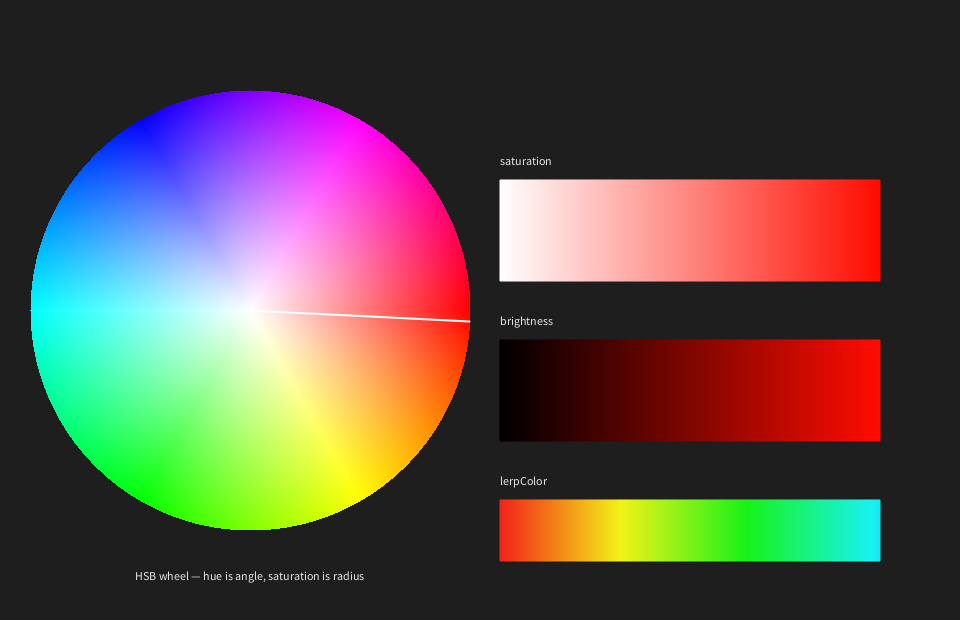
Frame 1 (no input)
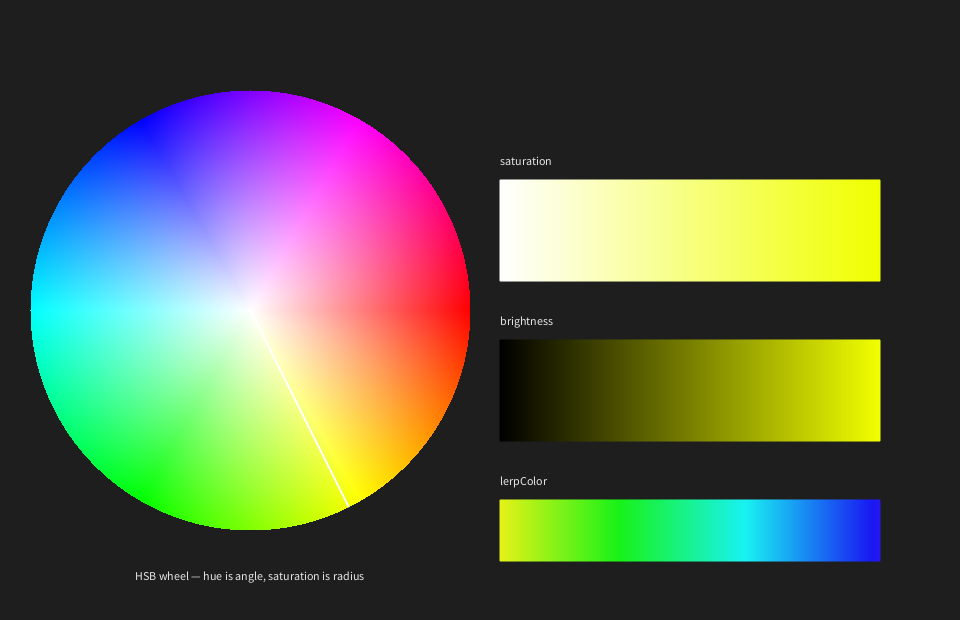
Frame 60 (the mouse pressed at the canvas centre just before this capture)
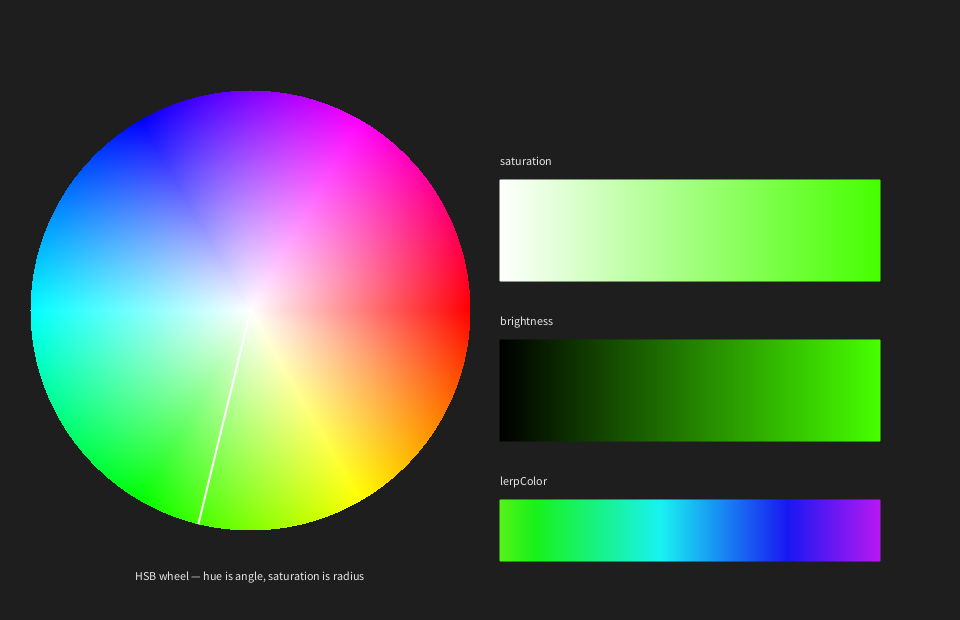
Frame 120 (the mouse held since frame 60 and released just before this capture)

The Processing sketch that drew these frames (run headless with seeded random() and noise(); from frame 60 on, the mouse is pressed at the canvas centre):

// Processing sketch: colors
// ── colors.pde
// colors.pde — a quick tour of color in Processing
// An HSB color wheel, saturation & brightness ramps, and an animated
// lerpColor blend. The hue sweeps continuously so everything cycles.

PImage wheel;
final int R = 220;

void setup() {
  size(960, 620);
  colorMode(HSB, 360, 100, 100);
  wheel = makeWheel(R);
}

void draw() {
  background(0, 0, 12);
  float t = millis() * 0.001;

  // --- 1. HSB color wheel: hue = angle, saturation = distance from center
  imageMode(CENTER);
  image(wheel, 250, 310);

  // Rotating pointer showing the "current" hue
  float hue = (t * 40) % 360;
  float a = radians(hue);
  stroke(0, 0, 100);
  strokeWeight(2);
  line(250, 310, 250 + cos(a) * R, 310 + sin(a) * R);
  noStroke();

  // --- 2. Saturation ramp (top) and brightness ramp (bottom)
  for (int x = 0; x < 380; x++) {
    float v = map(x, 0, 379, 0, 100);
    stroke(hue, v, 100);
    line(500 + x, 180, 500 + x, 280);   // saturation: gray -> full color
    stroke(hue, 100, v);
    line(500 + x, 340, 500 + x, 440);   // brightness: black -> full color
  }

  // --- 3. lerpColor: smooth blend between two opposite hues, animated
  color c1 = color(hue, 90, 95);
  color c2 = color((hue + 180) % 360, 90, 95);
  for (int x = 0; x < 380; x++) {
    float amt = map(x, 0, 379, 0, 1);
    stroke(lerpColor(c1, c2, amt));
    line(500 + x, 500, 500 + x, 560);
  }

  // Labels
  fill(0, 0, 90);
  textAlign(CENTER);
  text("HSB wheel — hue is angle, saturation is radius", 250, 580);
  textAlign(LEFT);
  text("saturation", 500, 165);
  text("brightness", 500, 325);
  text("lerpColor", 500, 485);
}

// Render the wheel once into an image
PImage makeWheel(int r) {
  PImage img = createImage(2 * r, 2 * r, ARGB);
  img.loadPixels();
  for (int y = 0; y < img.height; y++) {
    for (int x = 0; x < img.width; x++) {
      float dx = x - r, dy = y - r;
      float d = sqrt(dx*dx + dy*dy);
      int i = y * img.width + x;
      if (d <= r) {
        float h = degrees(atan2(dy, dx));
        if (h < 0) h += 360;
        img.pixels[i] = color(h, map(d, 0, r, 0, 100), 100);
      } else {
        img.pixels[i] = color(0, 0, 0, 0); // transparent outside the circle
      }
    }
  }
  img.updatePixels();
  return img;
}
